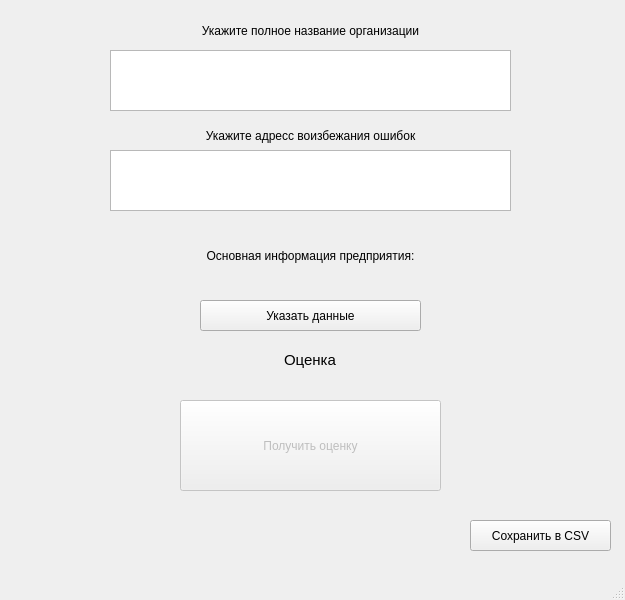
<?xml version="1.0" encoding="UTF-8"?>
<ui version="4.0">
 <class>MainWindow</class>
 <widget class="QMainWindow" name="MainWindow">
  <property name="geometry">
   <rect>
    <x>0</x>
    <y>0</y>
    <width>625</width>
    <height>600</height>
   </rect>
  </property>
  <property name="windowTitle">
   <string>MainWindow</string>
  </property>
  <widget class="QWidget" name="centralwidget">
   <widget class="QPushButton" name="pushButton">
    <property name="enabled">
     <bool>false</bool>
    </property>
    <property name="geometry">
     <rect>
      <x>180</x>
      <y>400</y>
      <width>261</width>
      <height>91</height>
     </rect>
    </property>
    <property name="text">
     <string>Получить оценку</string>
    </property>
   </widget>
   <widget class="QTextEdit" name="textEdit">
    <property name="geometry">
     <rect>
      <x>110</x>
      <y>50</y>
      <width>401</width>
      <height>61</height>
     </rect>
    </property>
   </widget>
   <widget class="QLabel" name="label">
    <property name="geometry">
     <rect>
      <x>180</x>
      <y>10</y>
      <width>261</width>
      <height>41</height>
     </rect>
    </property>
    <property name="layoutDirection">
     <enum>Qt::LeftToRight</enum>
    </property>
    <property name="autoFillBackground">
     <bool>false</bool>
    </property>
    <property name="text">
     <string>Укажите полное название организации</string>
    </property>
    <property name="alignment">
     <set>Qt::AlignCenter</set>
    </property>
   </widget>
   <widget class="QLabel" name="mark">
    <property name="geometry">
     <rect>
      <x>200</x>
      <y>330</y>
      <width>220</width>
      <height>61</height>
     </rect>
    </property>
    <property name="text">
     <string>&lt;html&gt;&lt;head/&gt;&lt;body&gt;&lt;p&gt;&lt;span style=&quot; font-size:11pt;&quot;&gt;Оценка&lt;/span&gt;&lt;/p&gt;&lt;/body&gt;&lt;/html&gt;</string>
    </property>
    <property name="alignment">
     <set>Qt::AlignCenter</set>
    </property>
    <property name="wordWrap">
     <bool>false</bool>
    </property>
   </widget>
   <widget class="QTextEdit" name="textEdit_2">
    <property name="geometry">
     <rect>
      <x>110</x>
      <y>150</y>
      <width>401</width>
      <height>61</height>
     </rect>
    </property>
   </widget>
   <widget class="QLabel" name="label_3">
    <property name="geometry">
     <rect>
      <x>180</x>
      <y>120</y>
      <width>261</width>
      <height>31</height>
     </rect>
    </property>
    <property name="layoutDirection">
     <enum>Qt::LeftToRight</enum>
    </property>
    <property name="autoFillBackground">
     <bool>false</bool>
    </property>
    <property name="text">
     <string>Укажите адресс воизбежания ошибок</string>
    </property>
    <property name="alignment">
     <set>Qt::AlignCenter</set>
    </property>
   </widget>
   <widget class="QPushButton" name="pushButton_2">
    <property name="geometry">
     <rect>
      <x>200</x>
      <y>300</y>
      <width>221</width>
      <height>31</height>
     </rect>
    </property>
    <property name="text">
     <string>Указать данные</string>
    </property>
   </widget>
   <widget class="QLabel" name="status">
    <property name="geometry">
     <rect>
      <x>70</x>
      <y>220</y>
      <width>481</width>
      <height>71</height>
     </rect>
    </property>
    <property name="layoutDirection">
     <enum>Qt::LeftToRight</enum>
    </property>
    <property name="autoFillBackground">
     <bool>false</bool>
    </property>
    <property name="text">
     <string>Основная информация предприятия:</string>
    </property>
    <property name="alignment">
     <set>Qt::AlignCenter</set>
    </property>
    <property name="wordWrap">
     <bool>true</bool>
    </property>
   </widget>
   <widget class="QPushButton" name="pushButton_3">
    <property name="geometry">
     <rect>
      <x>470</x>
      <y>520</y>
      <width>141</width>
      <height>31</height>
     </rect>
    </property>
    <property name="text">
     <string>Сохранить в CSV</string>
    </property>
   </widget>
  </widget>
  <widget class="QMenuBar" name="menubar">
   <property name="geometry">
    <rect>
     <x>0</x>
     <y>0</y>
     <width>625</width>
     <height>21</height>
    </rect>
   </property>
  </widget>
  <widget class="QStatusBar" name="statusbar"/>
 </widget>
 <resources/>
 <connections/>
</ui>
